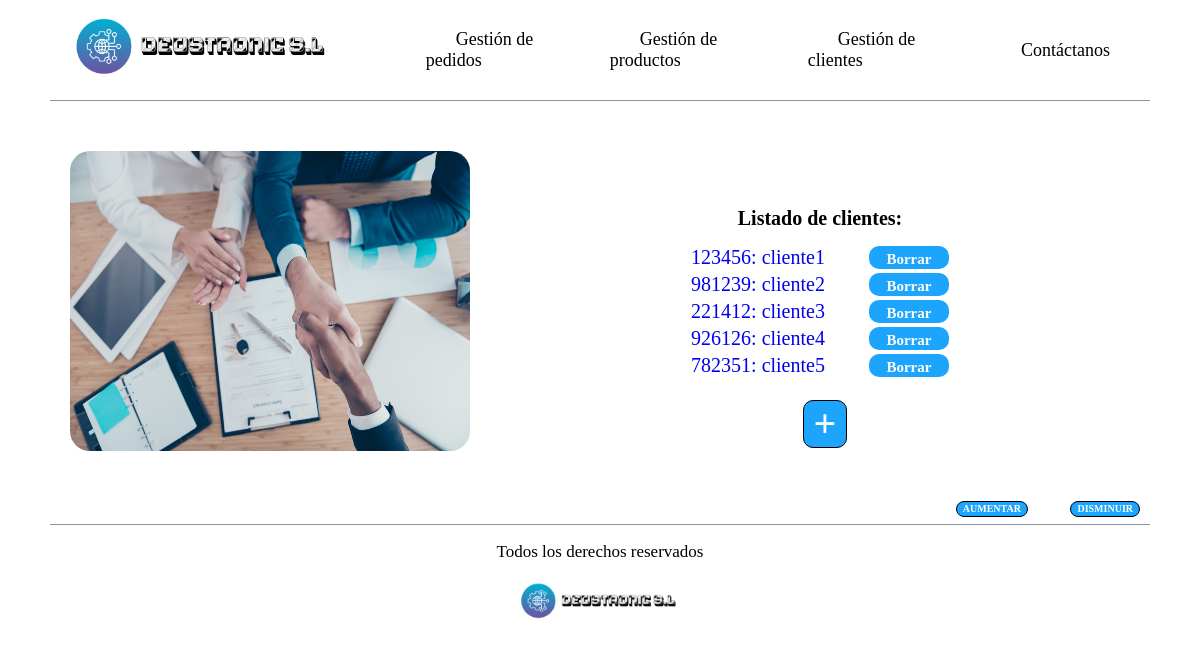
/deustronic/cliente/, run on an earlier commit of the app's database.
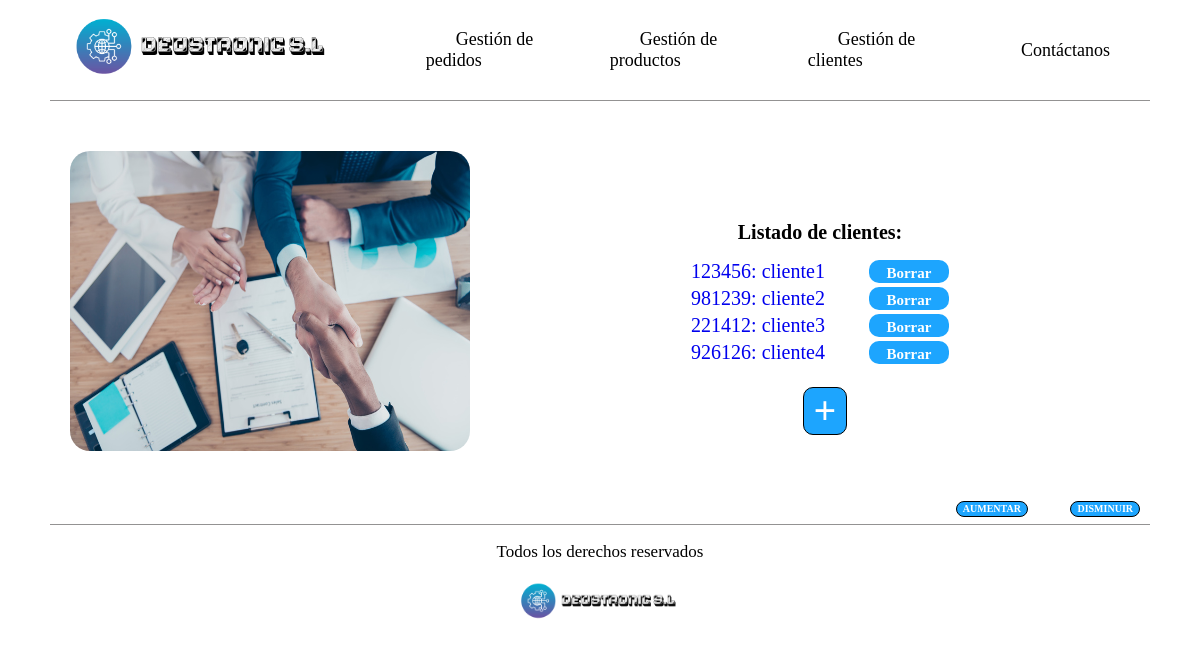
And on a later commit of the database.
### empresaDjango/models.py (models this page shows, shortened)
class Cliente(models.Model):
    cif = models.CharField(max_length=10, unique=True)
    nombre_empresa = models.CharField(max_length=10)
    direccion = models.CharField(max_length=50)
    contacto = models.CharField(max_length=10)

### empresaDjango/views.py (the view)
# urls.py: path('cliente/', views.index_cliente, name='index_cli'),
def index_cliente(request):
    clientes = Cliente.objects.all()
    return render(request, 'index_cliente.html', {'listado_clientes': clientes})

### empresaDjango/templates/index_cliente.html
{% extends 'base.html' %}
{% load static %}
{% block contenido %}
    <div class="contenedor-principal-index">
        <div class="parte-izquierda">
            <img src="{% static 'images/clientes.jpg' %}" alt="Foto representando un trato con clientes"/>
        </div>
        <div class="parte-derecha">
            <h1>Listado de clientes:</h1>
            <table class="listados">
                {% for c in listado_clientes %}
                    <tr>
                        <td>
                            <a href="{% url 'detail_cli' c.cif %}">
                                {{ c.cif }}: {{ c.nombre_empresa }}
                            </a>
                        </td>
                        <td><div class="boton_borrar"><a href="{% url 'borrar_cliente' c.cif %}"> Borrar </a></div></td>
                    </tr>
                {% endfor %}
            </table>
            <div class="boton_crear_clientes boton">
                <a href="{% url 'cliente_create' %}"> + </a>
            </div>
        </div>
    </div>
{% endblock %}

What changed in the data, as far as the page shows it:
removed Cliente: cif "782351", nombre_empresa "cliente5"
